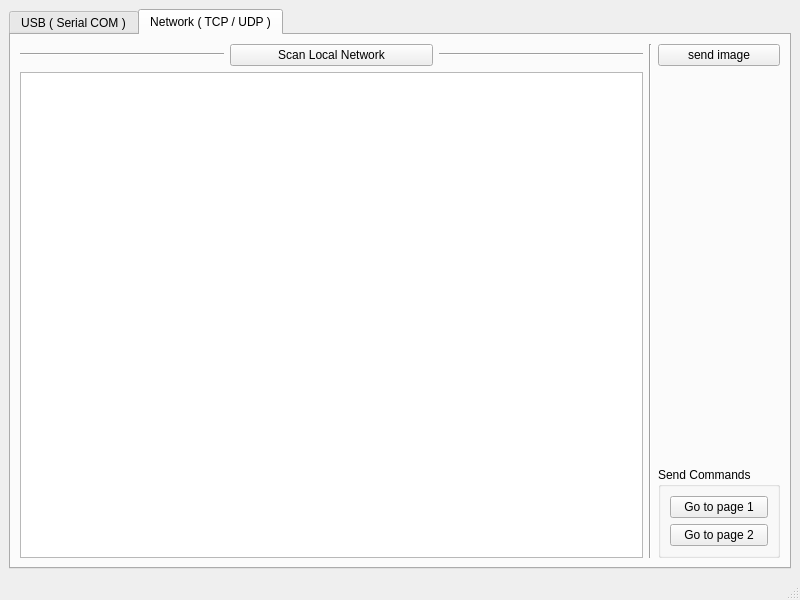
<?xml version="1.0" encoding="UTF-8"?>
<ui version="4.0">
 <class>MainWindow</class>
 <widget class="QMainWindow" name="MainWindow">
  <property name="geometry">
   <rect>
    <x>0</x>
    <y>0</y>
    <width>800</width>
    <height>600</height>
   </rect>
  </property>
  <property name="windowTitle">
   <string>MainWindow</string>
  </property>
  <widget class="QWidget" name="centralwidget">
   <layout class="QGridLayout" name="gridLayout">
    <item row="0" column="0">
     <widget class="QTabWidget" name="tabWidget">
      <property name="currentIndex">
       <number>1</number>
      </property>
      <widget class="QWidget" name="tab">
       <attribute name="title">
        <string>USB ( Serial COM )</string>
       </attribute>
      </widget>
      <widget class="QWidget" name="tab_2">
       <attribute name="title">
        <string>Network ( TCP / UDP )</string>
       </attribute>
       <layout class="QHBoxLayout" name="horizontalLayout_2">
        <item>
         <layout class="QVBoxLayout" name="verticalLayout">
          <item>
           <layout class="QHBoxLayout" name="horizontalLayout">
            <item>
             <widget class="Line" name="line_2">
              <property name="orientation">
               <enum>Qt::Horizontal</enum>
              </property>
             </widget>
            </item>
            <item>
             <widget class="QPushButton" name="pushButton_scan_network">
              <property name="text">
               <string>Scan Local Network</string>
              </property>
             </widget>
            </item>
            <item>
             <widget class="Line" name="line_3">
              <property name="orientation">
               <enum>Qt::Horizontal</enum>
              </property>
             </widget>
            </item>
           </layout>
          </item>
          <item>
           <widget class="QListWidget" name="listWidget"/>
          </item>
         </layout>
        </item>
        <item>
         <widget class="Line" name="line">
          <property name="orientation">
           <enum>Qt::Vertical</enum>
          </property>
         </widget>
        </item>
        <item>
         <layout class="QVBoxLayout" name="verticalLayout_2">
          <item>
           <widget class="QPushButton" name="pushButton_send_image">
            <property name="text">
             <string>send image</string>
            </property>
           </widget>
          </item>
          <item>
           <spacer name="verticalSpacer">
            <property name="orientation">
             <enum>Qt::Vertical</enum>
            </property>
            <property name="sizeHint" stdset="0">
             <size>
              <width>20</width>
              <height>40</height>
             </size>
            </property>
           </spacer>
          </item>
          <item>
           <widget class="QGroupBox" name="groupBox">
            <property name="title">
             <string>Send Commands</string>
            </property>
            <layout class="QGridLayout" name="gridLayout_2">
             <item row="0" column="0">
              <widget class="QPushButton" name="pushButton_goto_page_1">
               <property name="text">
                <string>Go to page 1</string>
               </property>
              </widget>
             </item>
             <item row="1" column="0">
              <widget class="QPushButton" name="pushButton_goto_page_2">
               <property name="text">
                <string>Go to page 2</string>
               </property>
              </widget>
             </item>
            </layout>
           </widget>
          </item>
         </layout>
        </item>
       </layout>
      </widget>
     </widget>
    </item>
   </layout>
  </widget>
  <widget class="QMenuBar" name="menubar">
   <property name="geometry">
    <rect>
     <x>0</x>
     <y>0</y>
     <width>800</width>
     <height>21</height>
    </rect>
   </property>
  </widget>
  <widget class="QStatusBar" name="statusbar"/>
 </widget>
 <resources/>
 <connections/>
</ui>
